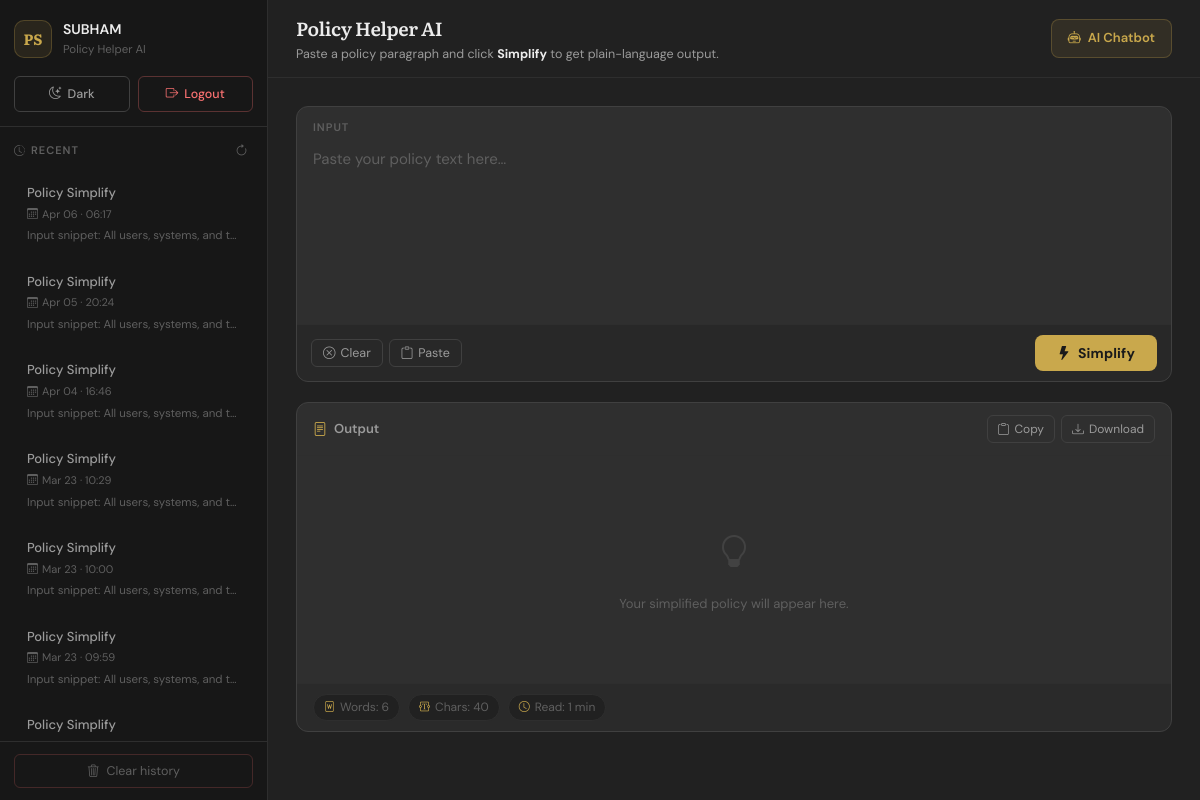
The page /index (signed in) on the database its author committed.
### app.py (models this page shows)
class User(db.Model):
    id = db.Column(db.Integer, primary_key=True)
    username = db.Column(db.String(150), unique=True, nullable=False)
    email = db.Column(db.String(150), unique=True, nullable=False)
    password_hash = db.Column(db.String(256), nullable=False)
    reset_token = db.Column(db.String(256), nullable=True)
    is_admin = db.Column(db.Boolean, default=False)
    activities = db.relationship('Activity', backref='user', lazy='dynamic')
    chat_conversations = db.relationship('ChatConversation', backref='user', lazy='dynamic', cascade='all, delete-orphan')

class Activity(db.Model):
    id = db.Column(db.Integer, primary_key=True)
    user_id = db.Column(db.Integer, db.ForeignKey('user.id'), nullable=True)
    action = db.Column(db.String(100), nullable=False)
    details = db.Column(db.Text, nullable=True)
    ip_address = db.Column(db.String(64), nullable=True)
    timestamp = db.Column(db.DateTime, default=datetime.utcnow, index=True)

### app.py (the view, shortened to what this page needs)
@app.route('/index', methods=['GET', 'POST'])
def index():
    if "username" not in session:
        flash("Login required.", "danger")
        return redirect(url_for('login'))
    output = ""
    user_activities = []
    username = session.get('username')
    user = User.query.filter_by(username=username).first() if username else None
    if user:
        user_activities = Activity.query.filter(
            Activity.user_id == user.id,
            Activity.action.in_(["policy_simplify", "policy_simplify_anonymous"])
        ).order_by(Activity.timestamp.desc()).limit(10).all()
    return render_template("index.html", output=output, activities=user_activities, username=username)

### templates/index.html (shortened to what this page needs)
<!doctype html>
<html lang="en">
<head>
  <link href="https://cdn.jsdelivr.net/npm/bootstrap-icons@1.10.5/font/bootstrap-icons.css" rel="stylesheet">
</head>
<body>
<div class="layout">
  <aside class="sidebar">
    <div class="sidebar-top">
      <div class="brand">
        <div class="logo">PS</div>
        <div class="brand-text">
          <div class="brand-name">{{ username or 'Guest' }}</div>
          <div class="brand-sub">Policy Helper AI</div>
        </div>
      </div>
      <div class="sidebar-actions">
        <button id="themeToggle" class="s-btn s-btn-theme">
        </button>
        <a href="{{ url_for('logout') }}" class="s-btn s-btn-logout">
          <i class="bi bi-box-arrow-right"></i> Logout
        </a>
      </div>
    </div>
    <div class="sidebar-section">
      <div class="section-label">
        <span><i class="bi bi-clock-history" style="margin-right:5px;"></i>Recent</span>
        <button class="refresh-btn" id="refreshActs" title="Refresh"><i class="bi bi-arrow-clockwise"></i></button>
      </div>
      <div class="activity-list" id="activityList">
        {% if activities and activities|length > 0 %}
          {% for act in activities %}
          <div class="act-item" tabindex="0"
               data-details="{{ act.details|e }}"
               data-timestamp="{{ act.timestamp }}"
               data-action="{{ act.action }}">
            <div class="act-title">{{ act.action.replace('_',' ').title() }}</div>
            <div class="act-time"><i class="bi bi-calendar3"></i>{{ act.timestamp.strftime('%b %d · %H:%M') }}</div>
            <div class="act-snippet">{{ act.details[:80] if act.details else '—' }}</div>
          </div>
          {% endfor %}
        {% else %}
          <div class="act-empty">
            <i class="bi bi-inbox"></i>
            <p>No simplifications yet.</p>
          </div>
        {% endif %}
      </div>
    </div>
    <div class="sidebar-footer">
      <form method="post" action="{{ url_for('clear_history') }}" onsubmit="return confirm('Clear your activity history?');">
        <button type="submit" class="clear-btn">
          <i class="bi bi-trash3"></i> Clear history
        </button>
      </form>
    </div>
  </aside>
  <div class="main">
    <div class="topbar">
      <div class="topbar-left">
        <h1>Policy Helper AI</h1>
        <p>Paste a policy paragraph and click <strong style="color:var(--text);">Simplify</strong> to get plain-language output.</p>
      </div>
      <a href="{{ url_for('chat') }}" class="chatbot-btn">
        <i class="bi bi-robot"></i> AI Chatbot
      </a>
    </div>
    <div class="content">
      <div class="input-card">
        <form id="simplifyForm" method="post" action="{{ url_for('index') }}">
          <div class="input-card-label">Input</div>
          <textarea id="policyInput" name="policy" required
            placeholder="Paste your policy text here…">{{ request.form.policy or '' }}</textarea>
          <div class="input-toolbar">
            <div class="toolbar-left">
              <button id="clearBtn" type="button" class="tool-btn"><i class="bi bi-x-circle"></i> Clear</button>
              <button id="pasteBtn" type="button" class="tool-btn"><i class="bi bi-clipboard"></i> Paste</button>
            </div>
            <button type="submit" class="simplify-btn">
              <i class="bi bi-lightning-fill"></i> Simplify
            </button>
          </div>
        </form>
      </div>
      <div class="output-card">
        <div class="output-header">
          <div class="output-title">
            <i class="bi bi-file-text"></i> Output
          </div>
          <div class="output-actions">
            <button id="copyOutput" class="out-btn"><i class="bi bi-clipboard"></i> Copy</button>
            <button id="downloadOutput" class="out-btn"><i class="bi bi-download"></i> Download</button>
          </div>
        </div>
        <div class="output-body" id="outputCard">
          {% if output %}
            <div id="outputArea">{{ output | safe }}</div>
          {% else %}
            <div class="output-placeholder">
              <i class="bi bi-lightbulb"></i>
              <p>Your simplified policy will appear here.</p>
            </div>
          {% endif %}
        </div>
        <div class="stats-bar">
          <div class="stat-item" id="wordCount"><i class="bi bi-file-word"></i><span>Words: 0</span></div>
          <div class="stat-item" id="charCount"><i class="bi bi-textarea-t"></i><span>Chars: 0</span></div>
          <div class="stat-item" id="readTime"><i class="bi bi-clock"></i><span>Read: 0 min</span></div>
        </div>
      </div>
    </div>
  </div>
</div>
</body>
</html>

### rows shown on the page
User: username "SUBHAM"
Activity: action.replace "Policy Simplify", timestamp "Apr 06 · 06:17", details "Input snippet: All users, systems, and t…"
Activity: action.replace "Policy Simplify", timestamp "Apr 05 · 20:24", details "Input snippet: All users, systems, and t…"
Activity: action.replace "Policy Simplify", timestamp "Apr 04 · 16:46", details "Input snippet: All users, systems, and t…"
Activity: action.replace "Policy Simplify", timestamp "Mar 23 · 10:29", details "Input snippet: All users, systems, and t…"
Activity: action.replace "Policy Simplify", timestamp "Mar 23 · 10:00", details "Input snippet: All users, systems, and t…"
Activity: action.replace "Policy Simplify", timestamp "Mar 23 · 09:59", details "Input snippet: All users, systems, and t…"
Activity: action.replace "Policy Simplify"
